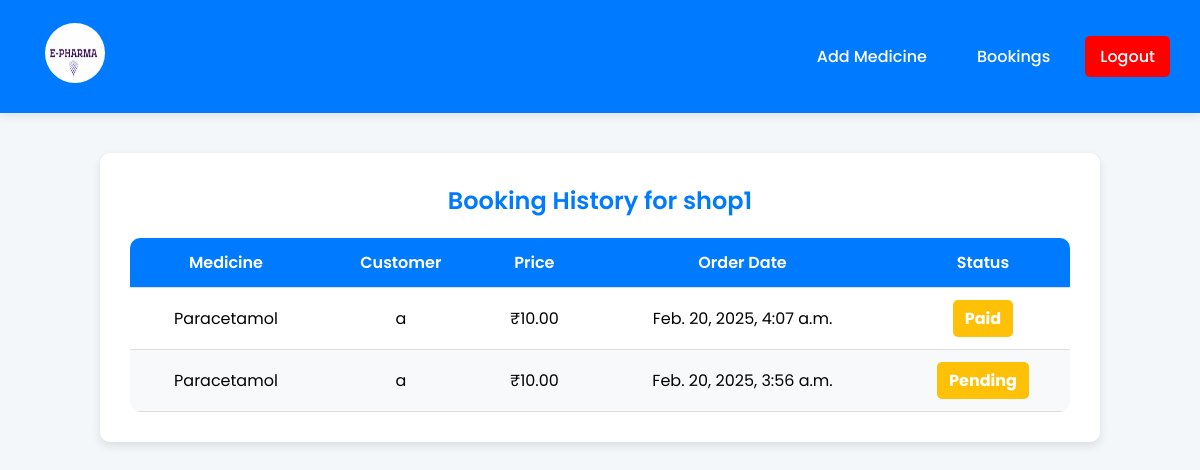
The page /sellerbookings/ (signed in) on the database as committed earlier.
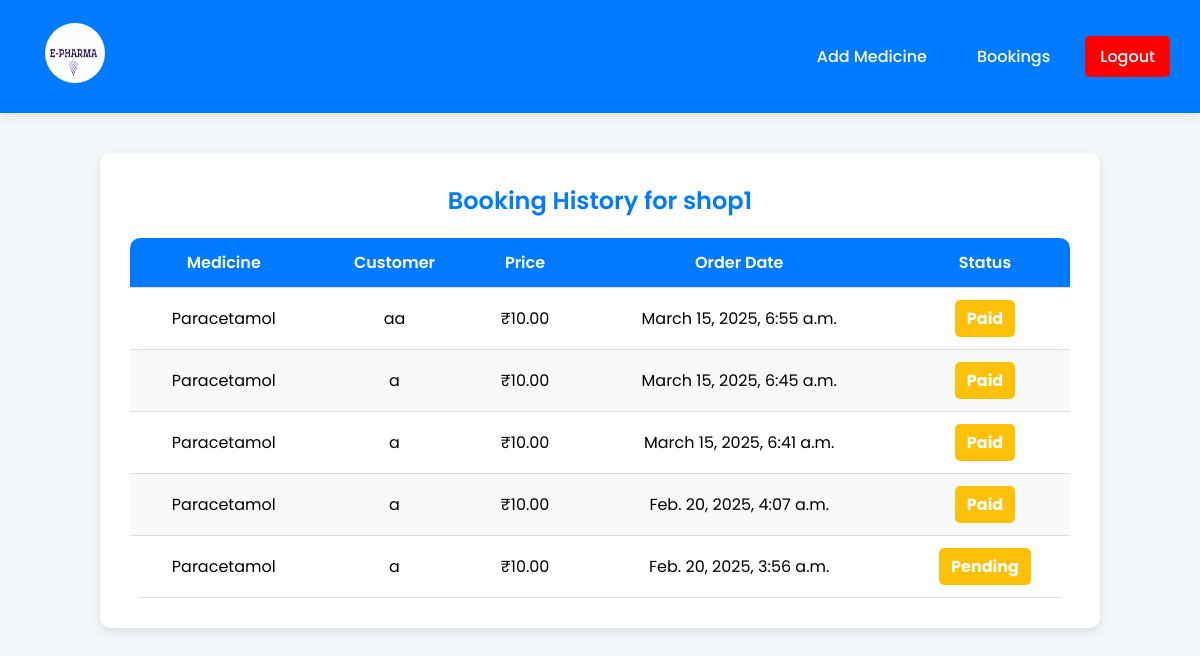
The same page on the database as committed later.
### app/models.py (models this page shows, shortened)
class Order(models.Model):
    customer = models.ForeignKey("Customer", on_delete=models.CASCADE)
    medicine = models.ForeignKey("Medicine", on_delete=models.CASCADE)
    order_date = models.DateTimeField(auto_now_add=True)
    prescription = models.FileField(upload_to="prescriptions/", blank=False, null=False)
    status = models.CharField(max_length=20, choices=[("Pending", "Pending"), ("Approved", "Approved"), ("Rejected", "Rejected")], default="Pending")

class Medicine(models.Model):
    seller = models.ForeignKey("Seller", on_delete=models.CASCADE)  # Only the seller who added it can edit/delete
    name = models.CharField(max_length=255)
    category = models.ForeignKey("Category", on_delete=models.CASCADE)
    price = models.DecimalField(max_digits=10, decimal_places=2)
    stock = models.PositiveIntegerField()
    description = models.TextField()
    image = models.ImageField(upload_to="medicine_images/", blank=True, null=True)

class Customer(models.Model):
    user = models.OneToOneField(User, on_delete=models.CASCADE, null=True, blank=True)
    name = models.CharField(max_length=100)
    email = models.EmailField(unique=True)
    phone = models.PositiveBigIntegerField()
    password = models.CharField(max_length=255)
    location = models.CharField(max_length=255)

### app/views.py (the view)
# urls.py: path("sellerbookings/", views.seller_booking_history, name="seller_booking_history"),
def seller_booking_history(request):
    seller_id = request.session.get("user_id")  # Get logged-in seller's ID from session
    if not seller_id:
        return render(request, "error.html", {"message": "Seller not found. Please log in again."})
    seller = get_object_or_404(Seller, id=seller_id)  # Fetch seller by ID
    orders = Order.objects.filter(medicine__seller=seller).order_by("-order_date")  # Fetch seller's orders
    return render(request, "seller/booking_history.html", {"orders": orders, "seller": seller})

### templates/seller/booking_history.html (shortened to what this page needs)
<!DOCTYPE html>
<html lang="en">
<head>
</head>
<body>
    <nav class="navbar">
        <a href="../sellerhome"><img src="../static/OIP (1).jpg" alt="E-Pharma Logo"></a>
        <div>
            <a href="../add-medicine">Add Medicine</a>
            <a href="../sellerbookings">Bookings</a>
            <a href="../logout" class="logout">Logout</a>
        </div>
    </nav>
    <div class="container">
        <h2>Booking History for {{ seller.name }}</h2>
        <table>
            <thead>
                <tr>
                    <th>Medicine</th>
                    <th>Customer</th>
                    <th>Price</th>
                    <th>Order Date</th>
                    <th>Status</th>
                </tr>
            </thead>
            <tbody>
                {% for order in orders %}
                <tr>
                    <td>{{ order.medicine.name }}</td>
                    <td>{{ order.customer.name }}</td>
                    <td>₹{{ order.medicine.price }}</td>
                    <td>{{ order.order_date }}</td>
                    <td>
                        <span class="status {% if order.status == 'Approved' %}approved{% elif order.status == 'Rejected' %}rejected{% else %}pending{% endif %}">
                            {{ order.status }}
                        </span>
                    </td>
                </tr>
                {% empty %}
                <tr>
                    <td colspan="5">No bookings yet.</td>
                </tr>
                {% endfor %}
            </tbody>
        </table>
    </div>
</body>
</html>

Rows that differ between the two databases and show on the page:
added Order: medicine.name "Paracetamol", customer.name "aa", medicine.price "10.00", order_date "March 15, 2025, 6:55 a.m.", status "Paid"
added Order: medicine.name "Paracetamol", customer.name "a", medicine.price "10.00", order_date "March 15, 2025, 6:45 a.m.", status "Paid"
added Order: medicine.name "Paracetamol", customer.name "a", medicine.price "10.00", order_date "March 15, 2025, 6:41 a.m.", status "Paid"
